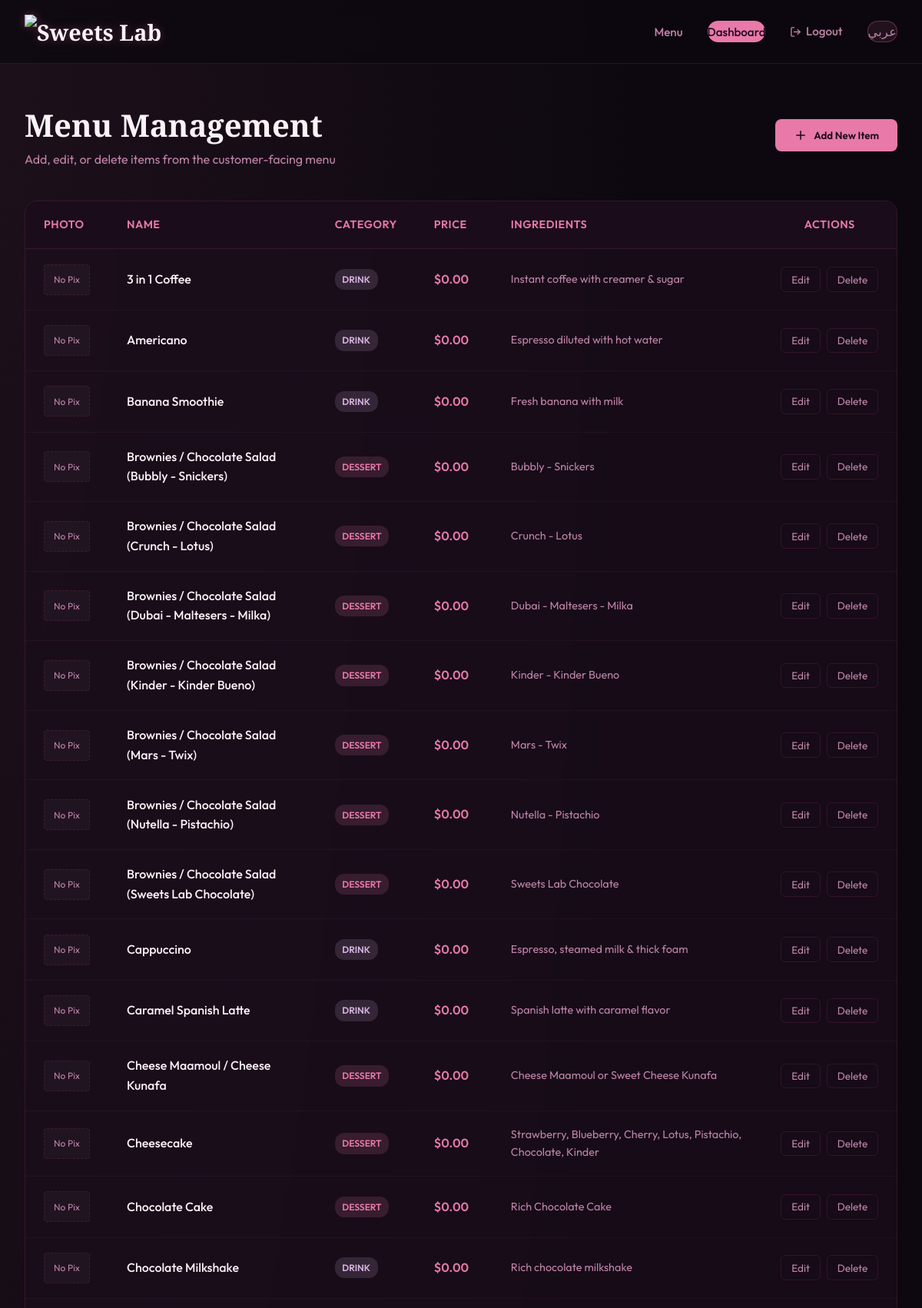
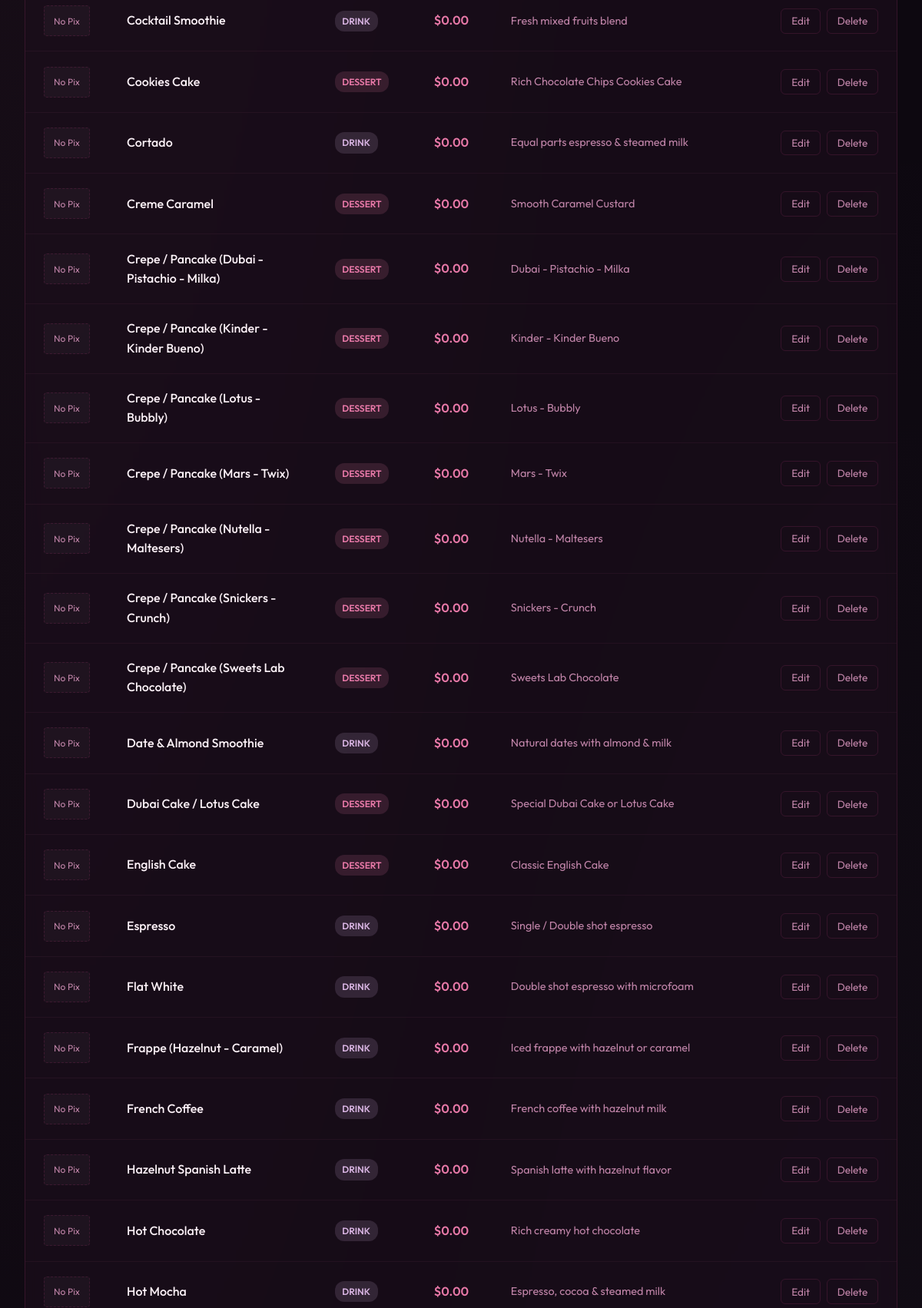
/admin (signed in, upper part), run on the app's committed database (2 pictures, top to bottom).
### tables this page shows
CREATE TABLE menu_items (
            id INTEGER PRIMARY KEY AUTOINCREMENT,
            name TEXT NOT NULL,
            price REAL NOT NULL,
            category TEXT NOT NULL,
            ingredients TEXT NOT NULL,
            image_path TEXT,
            name_ar TEXT DEFAULT '',
            ingredients_ar TEXT DEFAULT ''
        );

### app.py (the view)
@app.route('/admin')
@login_required
def admin():
    conn = get_db_connection()
    items = conn.execute('SELECT * FROM menu_items ORDER BY name ASC').fetchall()
    conn.close()
    return render_template('admin.html', items=items)

### app.py (called while the page is built)
@app.context_processor
def inject_lang():
    return {
        'lang': session.get('lang', 'en'),
        'admin_logged_in': session.get('admin_logged_in', False)
    }

def login_required(f):
    @wraps(f)
    def decorated(*args, **kwargs):
        if not session.get('admin_logged_in'):
            return redirect(url_for('admin_login'))
        return f(*args, **kwargs)
    return decorated

def get_db_connection():
    conn = sqlite3.connect(DATABASE)
    conn.row_factory = sqlite3.Row
    return conn

### templates/admin.html (shortened to what this page needs)
{% extends 'base.html' %}
{% block content %}
<div class="admin-container">
    <div class="admin-header-row">
        <div class="admin-title-group">
            <h1>Menu Management</h1>
            <p>Add, edit, or delete items from the customer-facing menu</p>
        </div>
        <button class="btn" id="btn-open-add-modal">
            <svg width="18" height="18" viewBox="0 0 24 24" fill="none" stroke="currentColor" stroke-width="2" stroke-linecap="round" stroke-linejoin="round"><line x1="12" y1="5" x2="12" y2="19"></line><line x1="5" y1="12" x2="19" y2="12"></line></svg>
            Add New Item
        </button>
    </div>
    <div class="table-wrapper">
        <table class="admin-table" id="menu-table">
            <thead>
                <tr>
                    <th style="width: 80px;">Photo</th>
                    <th>Name</th>
                    <th style="width: 120px;">Category</th>
                    <th style="width: 100px;">Price</th>
                    <th>Ingredients</th>
                    <th style="width: 160px; text-align: center;">Actions</th>
                </tr>
            </thead>
            <tbody id="menu-table-body">
                {% for item in items %}
                <tr data-id="{{ item.id }}" id="row-{{ item.id }}">
                    <td>
                        {% if item.image_path %}
                        <img src="{{ item.image_path }}" alt="{{ item.name }}" class="admin-thumb">
                        {% else %}
                        <div class="admin-thumb-placeholder">No Pix</div>
                        {% endif %}
                    </td>
                    <td class="cell-name" style="font-weight: 500;">{{ item.name }}</td>
                    <td class="cell-category">
                        <span class="badge badge-{{ item.category }}">{{ item.category }}</span>
                    </td>
                    <td class="cell-price" style="color: var(--primary); font-weight: 600;">
                        ${{ "%.2f"|format(item.price) }}
                    </td>
                    <td class="cell-ingredients" style="color: var(--text-muted); font-size: 0.9rem;">
                        {{ item.ingredients }}
                    </td>
                    <td>
                        <div class="actions-cell">
                            <button class="action-btn btn-edit" data-id="{{ item.id }}">Edit</button>
                            <button class="action-btn action-btn-danger btn-delete" data-id="{{ item.id }}">Delete</button>
                        </div>
                    </td>
                </tr>
                {% else %}
                <tr id="no-items-row">
                    <td colspan="6" style="text-align: center; color: var(--text-muted); padding: 3rem 0;">
                        No menu items found. Click "Add New Item" to populate the menu.
                    </td>
                </tr>
                {% endfor %}
            </tbody>
        </table>
    </div>
</div>
{% endblock %}

### templates/base.html (shortened to what this page needs)
<!DOCTYPE html>
<html lang="{{ lang }}" dir="{{ 'rtl' if lang == 'ar' else 'ltr' }}">
<head>
    <link rel="stylesheet" href="{{ url_for('static', filename='css/style.css') }}">
</head>
<body>
    <header>
        <nav class="nav-container">
            <a href="/" class="logo" id="nav-logo-link">
                <img src="{{ url_for('static', filename='images/logo.png') }}" alt="Sweets Lab" class="nav-logo-img">
            </a>
            <ul class="nav-links">
                <li><a href="/" id="nav-menu-link" class="{% if request.path == '/' %}active{% endif %}">{{ 'القائمة' if
                        lang == 'ar' else 'Menu' }}</a></li>
                {% if admin_logged_in %}
                <li><a href="/admin" id="nav-admin-link"
                        class="nav-btn {% if request.path == '/admin' %}active{% endif %}">{{ 'لوحة الإدارة' if lang ==
                        'ar' else 'Dashboard' }}</a></li>
                <li><a href="{{ url_for('admin_logout') }}" class="nav-logout-btn" id="btn-logout" title="Logout">
                        <svg width="15" height="15" viewBox="0 0 24 24" fill="none" stroke="currentColor"
                            stroke-width="2.2" stroke-linecap="round" stroke-linejoin="round">
                            <path d="M9 21H5a2 2 0 0 1-2-2V5a2 2 0 0 1 2-2h4" />
                            <polyline points="16 17 21 12 16 7" />
                            <line x1="21" y1="12" x2="9" y2="12" />
                        </svg>
                        {{ 'خروج' if lang == 'ar' else 'Logout' }}
                    </a></li>
                {% endif %}
                <li>
                    {% if lang == 'ar' %}
                    <a href="{{ url_for('set_lang', lang_code='en') }}" class="lang-toggle-btn" id="btn-lang-toggle"
                        title="Switch to English">
                        <span class="lang-flag">
                            English
                        </span>
                    </a>
                    {% else %}
                    <a href="{{ url_for('set_lang', lang_code='ar') }}" class="lang-toggle-btn" id="btn-lang-toggle"
                        title="التبديل إلى العربية">
                        <span class="lang-flag"> عربي</span>
                    </a>
                    {% endif %}
                </li>
            </ul>
        </nav>
    </header>
    <main style="display: flex; flex-direction: column; flex-grow: 1;">
        {% block content %}{% endblock %}
    </main>
</body>
</html>

### data on the page
menu_items: name "3 in 1 Coffee", category "DRINK", price "0.00", ingredients "Instant coffee with creamer & sugar"
menu_items: name "Americano", category "DRINK", price "0.00", ingredients "Espresso diluted with hot water"
menu_items: name "Banana Smoothie", category "DRINK", price "0.00", ingredients "Fresh banana with milk"
menu_items: name "Brownies / Chocolate Salad (Bubbly - Snickers)", category "DESSERT", price "0.00", ingredients "Bubbly - Snickers"
menu_items: name "Brownies / Chocolate Salad (Crunch - Lotus)", category "DESSERT", price "0.00", ingredients "Crunch - Lotus"
menu_items: name "Brownies / Chocolate Salad (Dubai - Maltesers - Milka)", category "DESSERT", price "0.00", ingredients "Dubai - Maltesers - Milka"
menu_items: name "Brownies / Chocolate Salad (Kinder - Kinder Bueno)", category "DESSERT", price "0.00", ingredients "Kinder - Kinder Bueno"
menu_items: name "Brownies / Chocolate Salad (Mars - Twix)", category "DESSERT", price "0.00", ingredients "Mars - Twix"
menu_items: name "Brownies / Chocolate Salad (Nutella - Pistachio)", category "DESSERT", price "0.00", ingredients "Nutella - Pistachio"
menu_items: name "Brownies / Chocolate Salad (Sweets Lab Chocolate)", category "DESSERT", price "0.00", ingredients "Sweets Lab Chocolate"
menu_items: name "Cappuccino", category "DRINK", price "0.00", ingredients "Espresso, steamed milk & thick foam"
menu_items: name "Caramel Spanish Latte", category "DRINK", price "0.00", ingredients "Spanish latte with caramel flavor"
menu_items: name "Cheese Maamoul / Cheese Kunafa", category "DESSERT", price "0.00", ingredients "Cheese Maamoul or Sweet Cheese Kunafa"
menu_items: name "Cheesecake", category "DESSERT", price "0.00", ingredients "Strawberry, Blueberry, Cherry, Lotus, Pistachio, Chocolate, Kinder"
menu_items: name "Chocolate Cake", category "DESSERT", price "0.00", ingredients "Rich Chocolate Cake"
menu_items: name "Chocolate Milkshake", category "DRINK", price "0.00", ingredients "Rich chocolate milkshake"
menu_items: name "Cocktail Smoothie", category "DRINK", price "0.00", ingredients "Fresh mixed fruits blend"
menu_items: name "Cookies Cake", category "DESSERT", price "0.00", ingredients "Rich Chocolate Chips Cookies Cake"
menu_items: name "Cortado", category "DRINK", price "0.00", ingredients "Equal parts espresso & steamed milk"
menu_items: name "Creme Caramel", category "DESSERT", price "0.00", ingredients "Smooth Caramel Custard"
menu_items: name "Crepe / Pancake (Dubai - Pistachio - Milka)", category "DESSERT", price "0.00", ingredients "Dubai - Pistachio - Milka"
menu_items: name "Crepe / Pancake (Kinder - Kinder Bueno)", category "DESSERT", price "0.00", ingredients "Kinder - Kinder Bueno"
menu_items: name "Crepe / Pancake (Lotus - Bubbly)", category "DESSERT", price "0.00", ingredients "Lotus - Bubbly"
menu_items: name "Crepe / Pancake (Mars - Twix)", category "DESSERT", price "0.00", ingredients "Mars - Twix"
menu_items: name "Crepe / Pancake (Nutella - Maltesers)", category "DESSERT", price "0.00", ingredients "Nutella - Maltesers"
menu_items: name "Crepe / Pancake (Snickers - Crunch)", category "DESSERT", price "0.00", ingredients "Snickers - Crunch"
menu_items: name "Crepe / Pancake (Sweets Lab Chocolate)", category "DESSERT", price "0.00", ingredients "Sweets Lab Chocolate"
menu_items: name "Date & Almond Smoothie", category "DRINK", price "0.00", ingredients "Natural dates with almond & milk"
menu_items: name "Dubai Cake / Lotus Cake", category "DESSERT", price "0.00", ingredients "Special Dubai Cake or Lotus Cake"
menu_items: name "English Cake", category "DESSERT", price "0.00", ingredients "Classic English Cake"
menu_items: name "Espresso", category "DRINK", price "0.00", ingredients "Single / Double shot espresso"
menu_items: name "Flat White", category "DRINK", price "0.00", ingredients "Double shot espresso with microfoam"
menu_items: name "Frappe (Hazelnut - Caramel)", category "DRINK", price "0.00", ingredients "Iced frappe with hazelnut or caramel"
menu_items: name "French Coffee", category "DRINK", price "0.00", ingredients "French coffee with hazelnut milk"
menu_items: name "Hazelnut Spanish Latte", category "DRINK", price "0.00", ingredients "Spanish latte with hazelnut flavor"
menu_items: name "Hot Chocolate", category "DRINK", price "0.00", ingredients "Rich creamy hot chocolate"
menu_items: name "Hot Mocha", category "DRINK", price "0.00", ingredients "Espresso, cocoa & steamed milk"

### other printed values
{{ 'القائمة' if
                        lang == 'ar' else 'Menu' }} "Menu"
{{ 'خروج' if lang == 'ar' else 'Logout' }} "Logout"
